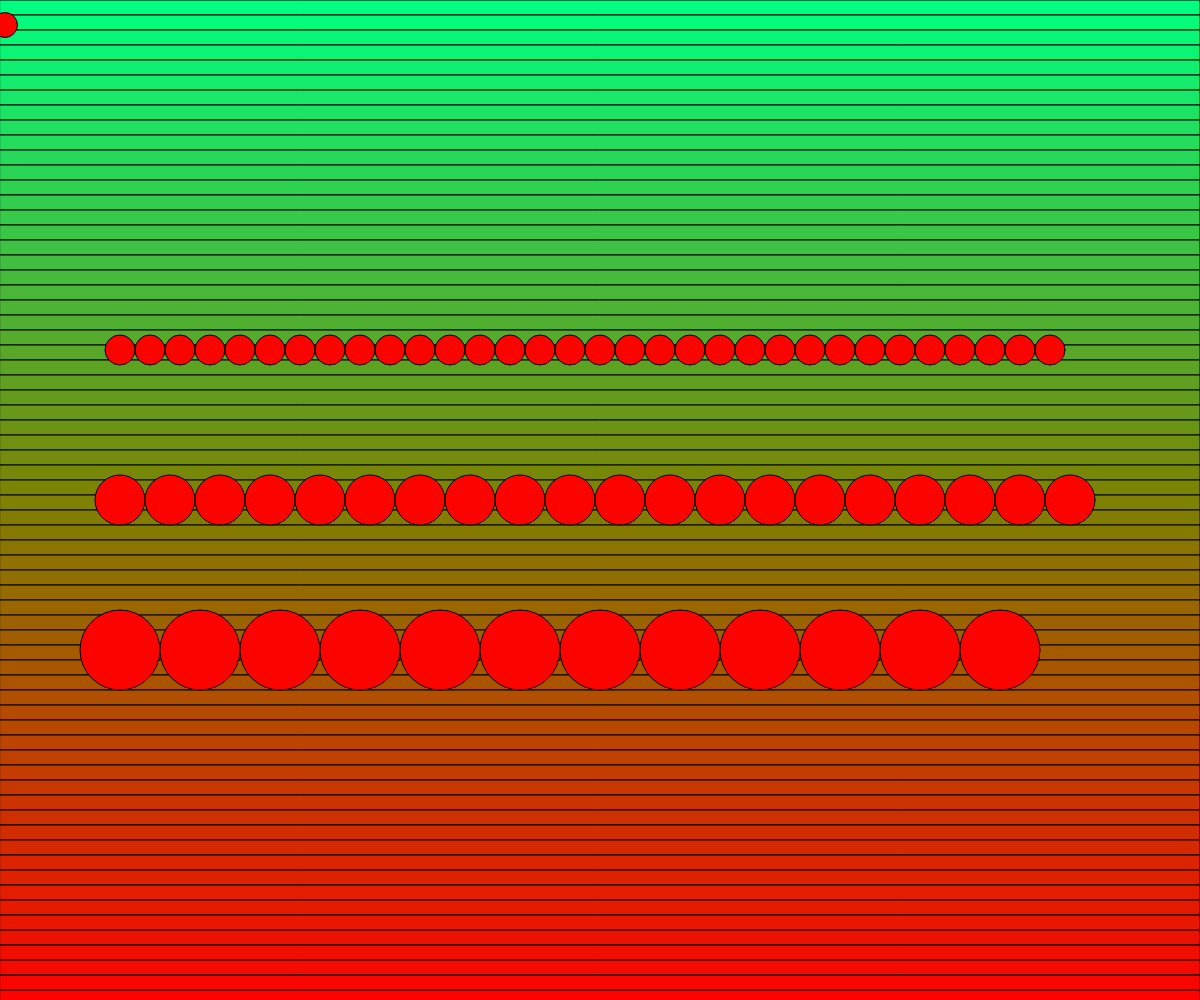
Frame 1 (no input)
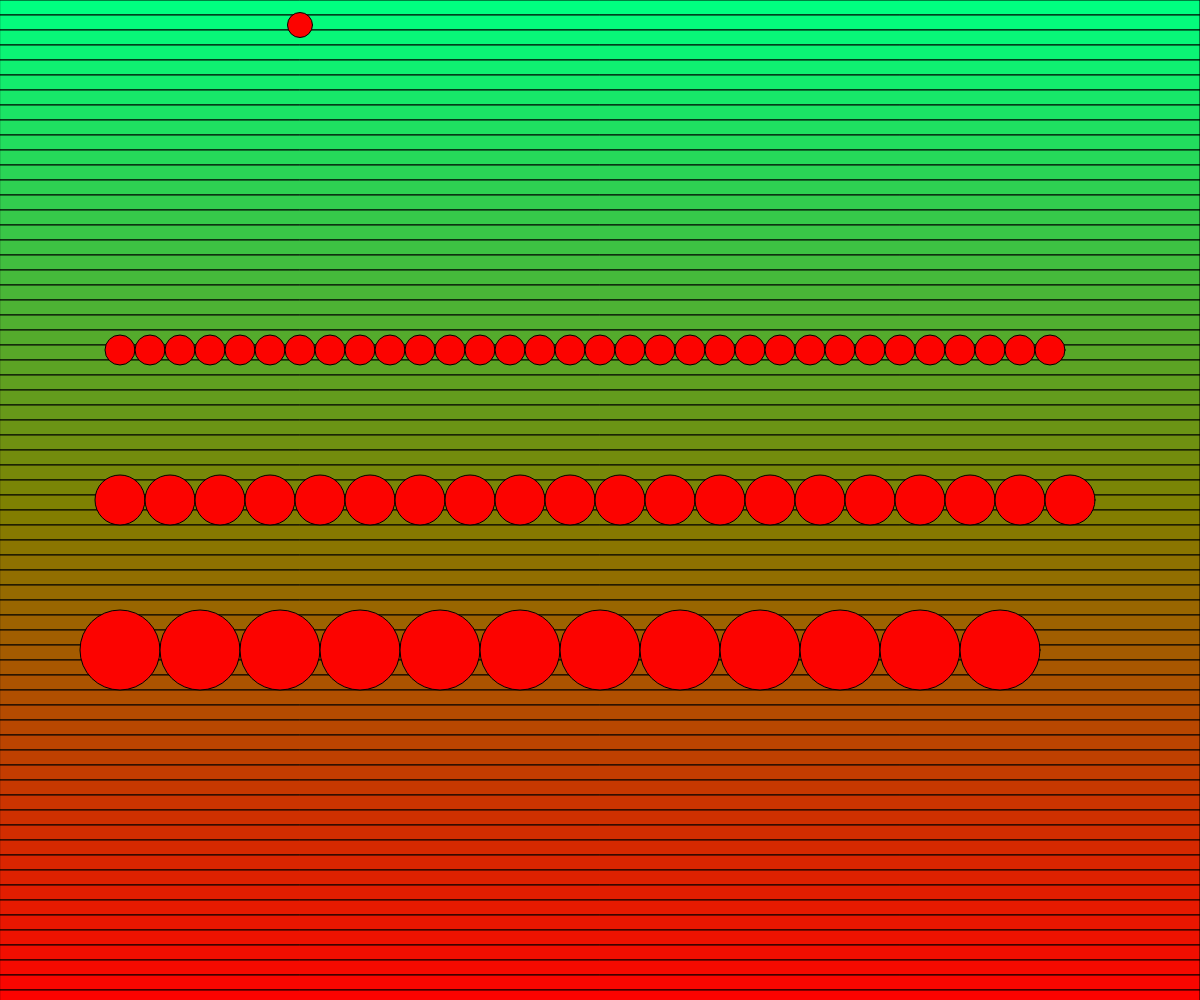
Frame 60 (no input)
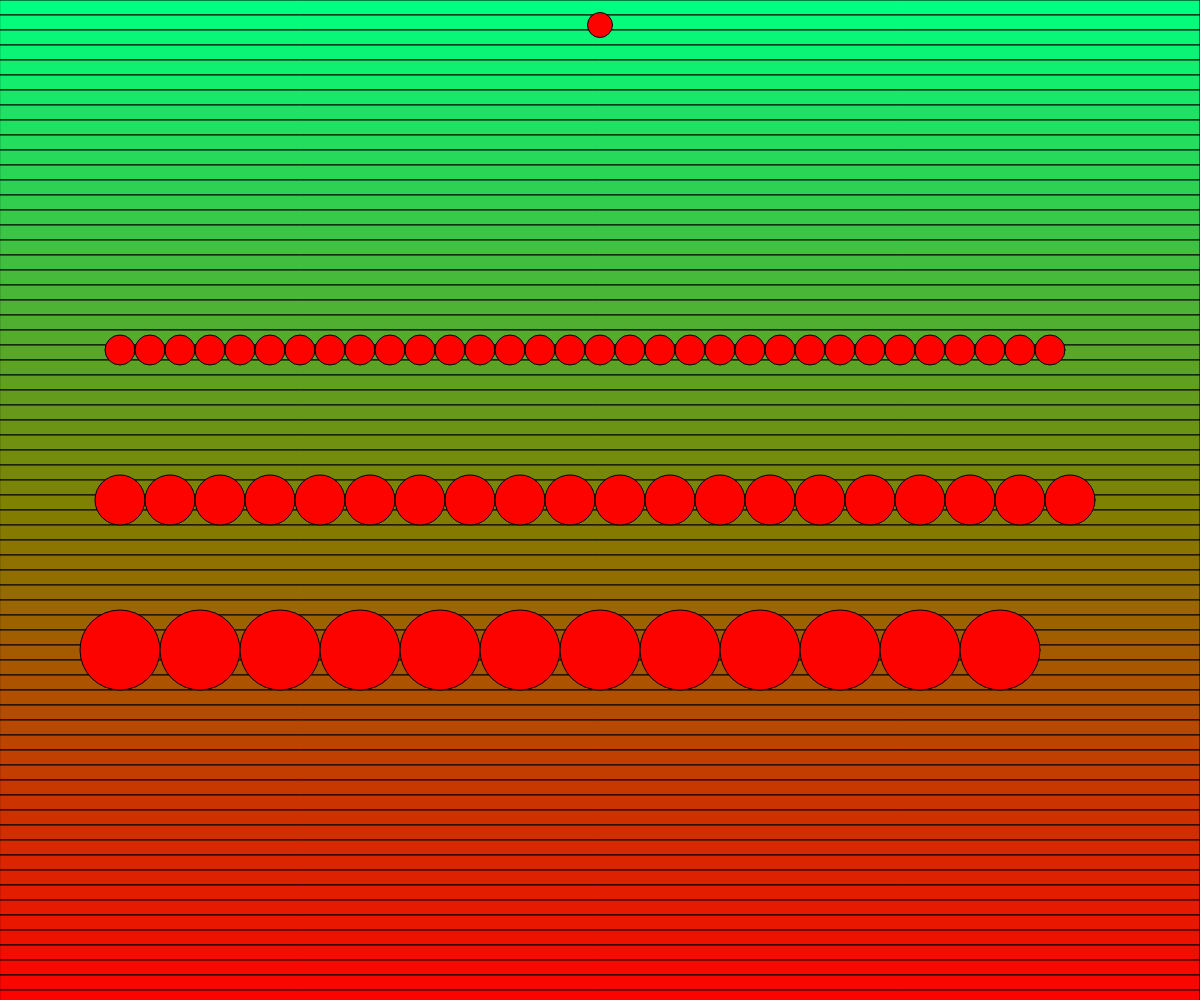
Frame 120 (the mouse pressed at the canvas centre since frame 60)

The p5.js sketch that drew these frames (run headless with seeded random() and noise() and a simulated clock; from frame 60 on, the mouse is pressed at the canvas centre):

// p5.js sketch
// ── sketch.js
// Drawing with single loop
// Noah J
// Feb 24, 2026

// Global Variables
let cX = 0;
let cY = 0;


function movingBall(){
  // using draw() loop, we can animate
  cX += 5;
  cY += 1;
  if(cX > width) cX = 0; // wrap around
  circle(cX, 25, 25);
}



function setup() {
  createCanvas(windowWidth, windowHeight);
}

function circleLine(y, size){
  // use this function to draw a line of circles
  // y -> number height at which to darw the line
  // size -> number diameter of the circles
  let xStart = width * 0.1; // 10% position from left 
  let xEnd = width * 0.9; // 90% position from left

  for(let x = xStart; x < xEnd; x += size){

    circle(x,y, size);
  }

}

function gradientBackground(){
  // create a gradient to use as a background
  let h = 15; // height of ech rectangle 

  // use a loop ( doesn't have to be WHILE)
  // to draw vertical stack of rectangles

  let y = 0;
  while ( y < height){
    let value = map(y, 0, height, 0, 255);
    fill(value, 255-value, 128 - value);
    rect(0, y, width, h);
    y += h;

  }
}

function draw() {
  background(220);
  gradientBackground();
  movingBall();
  circleLine(height * 0.35, 30);
  circleLine(height / 2, 50);
  circleLine(height * 0.65, 80);
}
